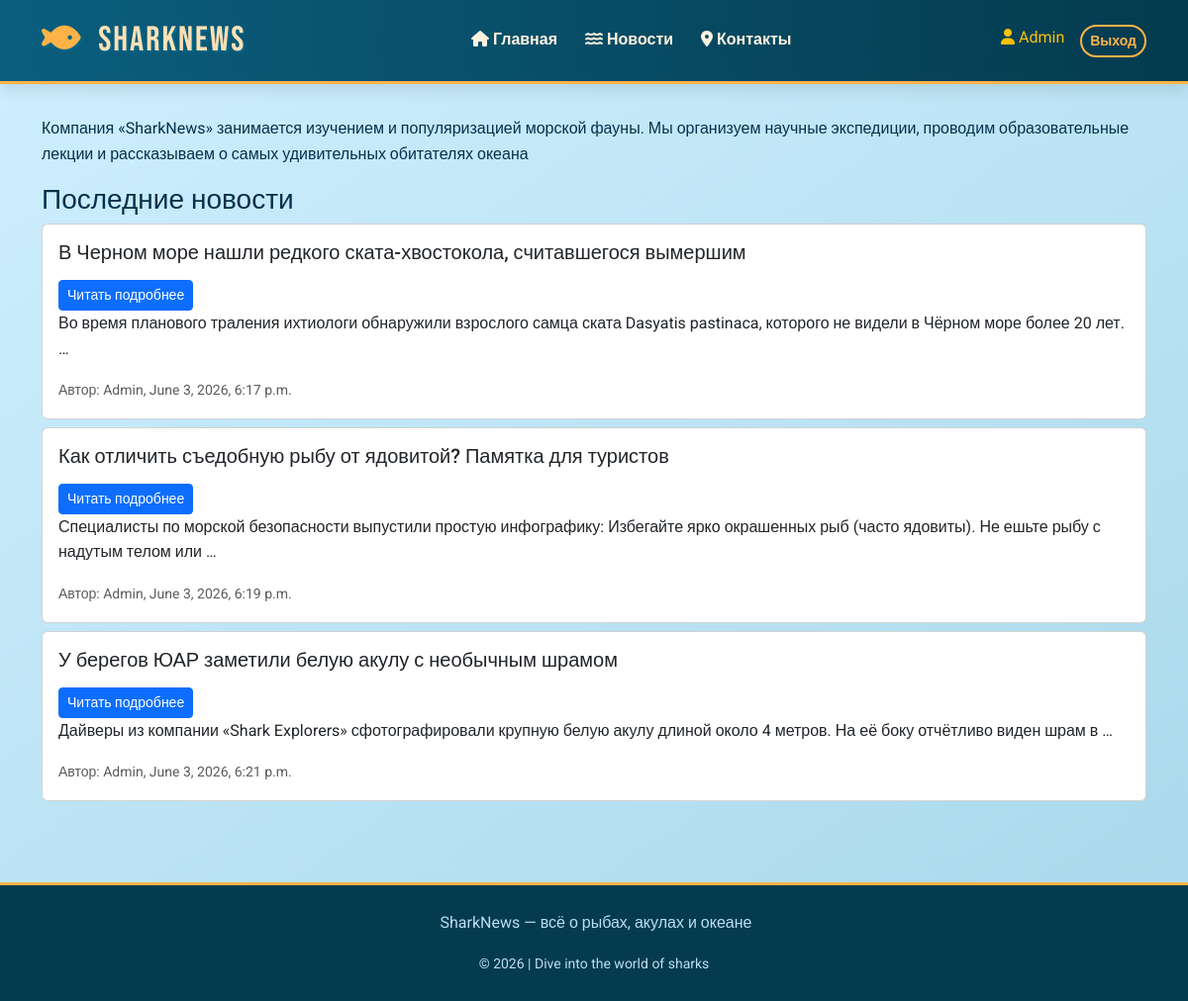
Screenshot of / (signed in) with the database file from the repository.
### newsapp/models.py (models this page shows)
class News(models.Model):
    title = models.CharField(max_length=200)
    content = models.TextField()
    author = models.ForeignKey(User, on_delete=models.CASCADE)
    pub_date = models.DateTimeField(default=timezone.now)
    image = models.ImageField(upload_to='news/', blank=True, null=True)

### newsapp/views.py (the view)
# urls.py: path('', views.index, name='index'),
def index(request):
    latest_news = News.objects.all()[:3]
    return render(request, 'index.html', {'latest_news': latest_news})

### newsapp/templates/index.html (shortened to what this page needs)
{% extends 'base.html' %}
{% block content %}
<p>Компания «SharkNews» занимается изучением и популяризацией морской фауны.
 Мы организуем научные экспедиции, проводим образовательные лекции и рассказываем о самых удивительных обитателях океана</p>
<h3>Последние новости</h3>
{% for item in latest_news %}
    <div class="card mb-2">
        <div class="card-body">
            <h5>{{ item.title }}</h5>
			<a href="/news/{{ item.id }}/" class="btn btn-sm btn-primary mt-2">Читать подробнее</a>
            <p>{{ item.content|truncatewords:20 }}</p>
            <small class="text-muted">Автор: {{ item.author.username }}, {{ item.pub_date }}</small>
        </div>
    </div>
{% empty %}
    <p>Новостей пока нет.</p>
{% endfor %}
{% endblock %}

### newsapp/templates/base.html (shortened to what this page needs)
<!DOCTYPE html>
<html lang="ru">
<head>
    <link href="https://cdn.jsdelivr.net/npm/bootstrap@5.3.0/dist/css/bootstrap.min.css" rel="stylesheet">
    <link rel="stylesheet" href="https://cdnjs.cloudflare.com/ajax/libs/font-awesome/6.0.0-beta3/css/all.min.css">
</head>
<body>
<nav class="navbar navbar-expand-lg navbar-marine">
    <div class="container">
        <a class="navbar-brand" href="/">
            <i class="fas fa-fish"></i> SharkNews
        </a>
        <div class="collapse navbar-collapse" id="marineNav">
            <ul class="navbar-nav mx-auto">
                <li class="nav-item"><a class="nav-link" href="/"><i class="fas fa-home"></i> Главная</a></li>
                <li class="nav-item"><a class="nav-link" href="/news/"><i class="fas fa-water"></i> Новости</a></li>
                <li class="nav-item"><a class="nav-link" href="/contacts/"><i class="fas fa-map-marker-alt"></i> Контакты</a></li>
            </ul>
            <div class="d-flex">
                {% if user.is_authenticated %}
                    <span class="text-warning me-3"><i class="fas fa-user"></i> {{ user.username }}</span>
                    <a href="/logout/" class="btn btn-outline-light btn-sm">Выход</a>
                {% else %}
                    <a href="/login/" class="btn btn-outline-light me-2">Вход</a>
                    <a href="/register/" class="btn btn-coral">Регистрация</a>
                {% endif %}
            </div>
        </div>
    </div>
</nav>
<div class="container py-4">
    {% block content %}
    {% endblock %}
</div>
<footer class="footer-deep text-center">
    <div class="container">
        <p> SharkNews — всё о рыбах, акулах и океане</p>
        <small>© 2026 | Dive into the world of sharks</small>
    </div>
</footer>
</body>
</html>

### newsapp/templates/base.html (style rules this page uses)
:root { --deep-ocean: #0b3b4f; --wave-blue: #2c7da0; --coral: #ff7e67; --sand: #f9e7c2; --light-cyan: #d9f0f7; }
body { font-family: 'Roboto', sans-serif; background: linear-gradient(145deg, #cfefff 0%, #a8d8ea 100%); color: #05314b; line-height: 1.6; }
.navbar-marine { background: linear-gradient(90deg, #0b5e7e, #043b4e); border-bottom: 3px solid #ffb347; box-shadow: 0 6px 15px rgba(0,0,0,0.1); }
.navbar-brand { font-family: 'Bebas Neue', cursive; font-size: 2.2rem; letter-spacing: 2px; color: #ffe0b5 !important; text-shadow: 2px 2px 0 #006688; }
.navbar-brand i { color: #ffb347; margin-right: 8px; }
.nav-link { font-weight: 600; color: #fff3e0 !important; margin: 0 6px; transition: 0.2s; border-bottom: 2px solid transparent; }
.btn-outline-light { border: 2px solid #ffb347; color: #ffb347; border-radius: 30px; font-weight: bold; }
.footer-deep { background: #043b4e; color: #bbdef0; margin-top: 50px; padding: 25px 0; border-top: 3px solid #ffb347; }

### rows the page displays
News: title "В Черном море нашли редкого ската-хвостокола, считавшегося вымершим", content "Во время планового траления ихтиологи обнаружили взрослого самца ската Dasyatis pastinaca, которого не видели в Чёрном море более 20 лет. …", author.username "Admin", pub_date "June 3, 2026, 6:17 p.m."
News: title "Как отличить съедобную рыбу от ядовитой? Памятка для туристов", content "Специалисты по морской безопасности выпустили простую инфографику: Избегайте ярко окрашенных рыб (часто ядовиты). Не ешьте рыбу с надутым телом или …", author.username "Admin", pub_date "June 3, 2026, 6:19 p.m."
News: title "У берегов ЮАР заметили белую акулу с необычным шрамом", content "Дайверы из компании «Shark Explorers» сфотографировали крупную белую акулу длиной около 4 метров. На её боку отчётливо виден шрам в …", author.username "Admin", pub_date "June 3, 2026, 6:21 p.m."

### other values shown
{{ user.username }} "Admin"
